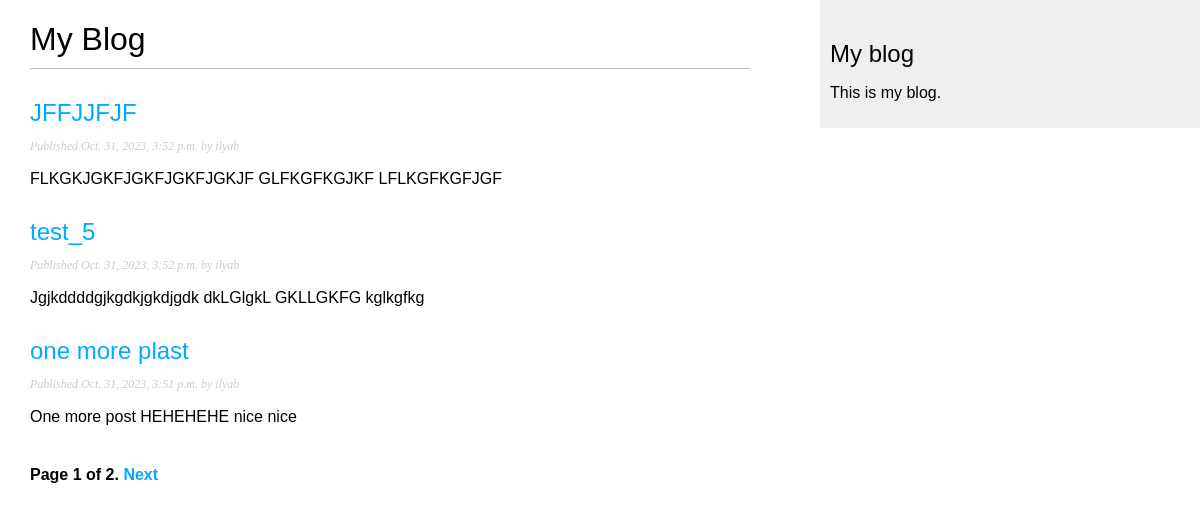
Screenshot of /blog/ with the database file from the repository.
### blog/models.py (models this page shows, shortened)
class Post(models.Model):
    class Status(models.TextChoices):
        DRAFT = 'DF', 'DRAFT'
        PUBLISHED = 'PB', 'PUBLISHED'
    title = models.CharField(max_length=100)
    slug = models.SlugField(max_length=250,
                            unique_for_date='publish')
    body = models.TextField()
    publish = models.DateTimeField(default=timezone.now)
    created = models.DateTimeField(auto_now_add=True)
    update = models.DateTimeField(auto_now=True)
    status = models.CharField(max_length=2, choices=Status.choices, default=Status.DRAFT)
    author = models.ForeignKey(User, on_delete=models.CASCADE, related_name='blog_post')
    objects = models.Manager()
    published = PublishedManager()
    class Meta:
        ordering = ['-publish']
        indexes = [
            models.Index(fields=['-publish'])
        ]
    def get_absolute_url(self):
        return reverse('blog:post_detail',
                       args=[self.publish.year,
                             self.publish.month,
                             self.publish.day,
                             self.slug])

### blog/views.py (the view)
# urls.py: path('', views.post_list, name='post_list'),
def post_list(request):
    post_list = Post.published.all()
    paginator = Paginator(post_list, 3)
    page_number = request.GET.get('page', 1)
    posts = paginator.page(page_number)
    return render(request,
                  'blog/post/list.html',
                  {'posts': posts})

### blog/models.py (called while the page is built)
    def get_queryset(self):
        return super().get_queryset() \
            .filter(status=Post.Status.PUBLISHED)

### blog/templates/blog/post/list.html (shortened to what this page needs)
{% extends "blog/base.html" %}
{% block content %}
<h1>My Blog</h1>
{% for post in posts %}
<h2>
    <a href="{{ post.get_absolute_url }}">
        {{ post.title }}
    </a>
</h2>
<p class="date">
    Published {{ post.publish }} by {{ post.author }}
</p>
{{ post.body|truncatewords:30|linebreaks }}
{% endfor %}
 {% include "blog/pagination.html" with page=posts %}
{% endblock %}

### blog/templates/blog/base.html (shortened to what this page needs)
{% load static %}
<!DOCTYPE html>
<html>
<head>
    <link href="{% static 'blog/css/styles.css' %}" rel="stylesheet">
</head>
<body>
<div id="content">
    {% block content %}
    {% endblock %}
</div>
<div id="sidebar">
    <h2>My blog</h2>
    <p>This is my blog.</p>
</div>
</body>
</html>

### blog/templates/blog/pagination.html (shortened to what this page needs)
<div class="pagination">
 <span class="step-links">
 <span class="current">
 Page {{ page.number }} of {{ page.paginator.num_pages }}.
 </span>
 {% if page.has_next %}
 <a href="?page={{ page.next_page_number }}">Next</a>
 {% endif %}
 </span>
</div>

### blog/static/blog/css/styles.css (style rules this page uses)
body { margin:0; padding:0; font-family:helvetica, sans-serif; }
a { color:#00abff; text-decoration:none; }
h1 { font-weight:normal; border-bottom:1px solid #bbb; padding:0 0 10px 0; }
h2 { font-weight:normal; margin:30px 0 0; }
#content { float:left; width:60%; padding:0 0 0 30px; }
#sidebar { float:right; width:30%; padding:10px; background:#efefef; height:100%; }
p.date { color:#ccc; font-family: georgia, serif; font-size: 12px; font-style: italic; }
.pagination { margin:40px 0; font-weight:bold; }

### rows the page displays
Post: title "JFFJJFJF", publish "Oct. 31, 2023, 3:52 p.m.", author "ilyab", body "FLKGKJGKFJGKFJGKFJGKJF GLFKGFKGJKF LFLKGFKGFJGF"
Post: title "test_5", publish "Oct. 31, 2023, 3:52 p.m.", author "ilyab", body "Jgjkddddgjkgdkjgkdjgdk dkLGlgkL GKLLGKFG kglkgfkg"
Post: title "one more plast", publish "Oct. 31, 2023, 3:51 p.m.", author "ilyab", body "One more post HEHEHEHE nice nice"

### other values shown
{{ page.number }} "1"
{{ page.paginator.num_pages }} "2"
